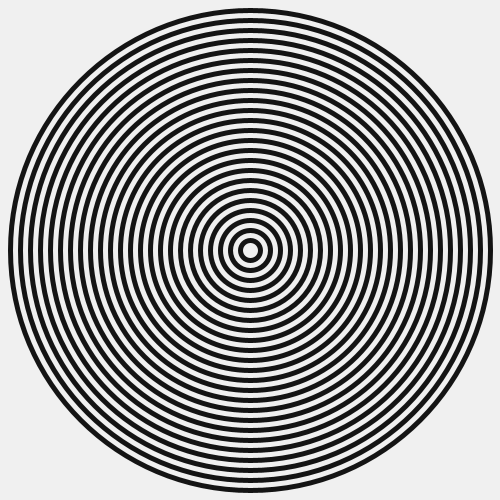
Frame 1 (no input)
Frame 60 (the mouse pressed at the canvas centre just before this capture): identical to frame 1, image omitted
Frame 120 (the mouse held since frame 60 and released just before this capture): identical to frame 1, image omitted

The Processing sketch that drew this single still picture (run headless with seeded random() and noise(); from frame 60 on, the mouse is pressed at the canvas centre):

// Processing sketch: sketch_SaveKey
// ── sketch_SaveKey.pde
//esercizio sul loop

void setup() {
  size(500, 500);
  frameRate(10);
}

void draw() {
  background(240);
  noFill();
  stroke(20);
  strokeWeight(5);
  
  for(int i = 0; i < width/20; i++){
    ellipse(width/2, height/2, i*20, i*20);
  }
  
}
